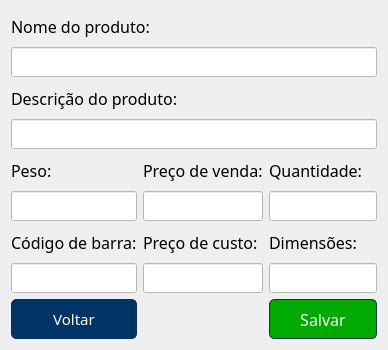
                   <widget class="QWidget" name="editar">
                    <layout class="QGridLayout" name="gridLayout_3">
                     <item row="3" column="2">
                      <layout class="QVBoxLayout" name="verticalLayout_19">
                       <item>
                        <widget class="QLabel" name="label_19">
                         <property name="minimumSize">
                          <size>
                           <width>0</width>
                           <height>30</height>
                          </size>
                         </property>
                         <property name="maximumSize">
                          <size>
                           <width>16777215</width>
                           <height>30</height>
                          </size>
                         </property>
                         <property name="font">
                          <font>
                           <family>Bell MT</family>
                           <pointsize>12</pointsize>
                          </font>
                         </property>
                         <property name="styleSheet">
                          <string notr="true">border-style: none;
border-radius: 0px;</string>
                         </property>
                         <property name="text">
                          <string>Dimensões:</string>
                         </property>
                         <property name="alignment">
                          <set>Qt::AlignLeading|Qt::AlignLeft|Qt::AlignVCenter</set>
                         </property>
                        </widget>
                       </item>
                       <item>
                        <widget class="QLineEdit" name="entry_dimensoes_3">
                         <property name="minimumSize">
                          <size>
                           <width>0</width>
                           <height>30</height>
                          </size>
                         </property>
                         <property name="maximumSize">
                          <size>
                           <width>16777215</width>
                           <height>30</height>
                          </size>
                         </property>
                         <property name="styleSheet">
                          <string notr="true">background-color: rgb(255, 255, 255);</string>
                         </property>
                         <property name="alignment">
                          <set>Qt::AlignCenter</set>
                         </property>
                         <property name="placeholderText">
                          <string/>
                         </property>
                        </widget>
                       </item>
                      </layout>
                     </item>
                     <item row="3" column="1">
                      <layout class="QVBoxLayout" name="verticalLayout_23">
                       <item>
                        <widget class="QLabel" name="label_23">
                         <property name="minimumSize">
                          <size>
                           <width>0</width>
                           <height>30</height>
                          </size>
                         </property>
                         <property name="maximumSize">
                          <size>
                           <width>16777215</width>
                           <height>30</height>
                          </size>
                         </property>
                         <property name="font">
                          <font>
                           <family>Bell MT</family>
                           <pointsize>12</pointsize>
                          </font>
                         </property>
                         <property name="styleSheet">
                          <string notr="true">border-style: none;
border-radius: 0px;</string>
                         </property>
                         <property name="text">
                          <string>Preço de custo:</string>
                         </property>
                         <property name="alignment">
                          <set>Qt::AlignLeading|Qt::AlignLeft|Qt::AlignVCenter</set>
                         </property>
                        </widget>
                       </item>
                       <item>
                        <widget class="QLineEdit" name="entry_custo_2">
                         <property name="minimumSize">
                          <size>
                           <width>0</width>
                           <height>30</height>
                          </size>
                         </property>
                         <property name="maximumSize">
                          <size>
                           <width>16777215</width>
                           <height>30</height>
                          </size>
                         </property>
                         <property name="styleSheet">
                          <string notr="true">background-color: rgb(255, 255, 255);</string>
                         </property>
                         <property name="alignment">
                          <set>Qt::AlignCenter</set>
                         </property>
                         <property name="placeholderText">
                          <string/>
                         </property>
                        </widget>
                       </item>
                      </layout>
                     </item>
                     <item row="3" column="0">
                      <layout class="QVBoxLayout" name="verticalLayout_31">
                       <item>
                        <widget class="QLabel" name="label_22">
                         <property name="minimumSize">
                          <size>
                           <width>0</width>
                           <height>30</height>
                          </size>
                         </property>
                         <property name="maximumSize">
                          <size>
                           <width>16777215</width>
                           <height>30</height>
                          </size>
                         </property>
                         <property name="font">
                          <font>
                           <family>Bell MT</family>
                           <pointsize>12</pointsize>
                          </font>
                         </property>
                         <property name="styleSheet">
                          <string notr="true">border-style: none;
border-radius: 0px;</string>
                         </property>
                         <property name="text">
                          <string>Código de barra:</string>
                         </property>
                         <property name="alignment">
                          <set>Qt::AlignLeading|Qt::AlignLeft|Qt::AlignVCenter</set>
                         </property>
                        </widget>
                       </item>
                       <item>
                        <widget class="QLineEdit" name="entry_codigo_2">
                         <property name="minimumSize">
                          <size>
                           <width>0</width>
                           <height>30</height>
                          </size>
                         </property>
                         <property name="maximumSize">
                          <size>
                           <width>16777215</width>
                           <height>30</height>
                          </size>
                         </property>
                         <property name="styleSheet">
                          <string notr="true">background-color: rgb(255, 255, 255);</string>
                         </property>
                         <property name="alignment">
                          <set>Qt::AlignCenter</set>
                         </property>
                         <property name="placeholderText">
                          <string/>
                         </property>
                        </widget>
                       </item>
                      </layout>
                     </item>
                     <item row="2" column="0">
                      <layout class="QVBoxLayout" name="verticalLayout_22">
                       <item>
                        <widget class="QLabel" name="label_21">
                         <property name="minimumSize">
                          <size>
                           <width>0</width>
                           <height>30</height>
                          </size>
                         </property>
                         <property name="maximumSize">
                          <size>
                           <width>16777215</width>
                           <height>30</height>
                          </size>
                         </property>
                         <property name="font">
                          <font>
                           <family>Bell MT</family>
                           <pointsize>12</pointsize>
                          </font>
                         </property>
                         <property name="styleSheet">
                          <string notr="true">border-style: none;
border-radius: 0px;</string>
                         </property>
                         <property name="text">
                          <string>Peso:</string>
                         </property>
                         <property name="alignment">
                          <set>Qt::AlignLeading|Qt::AlignLeft|Qt::AlignVCenter</set>
                         </property>
                        </widget>
                       </item>
                       <item>
                        <widget class="QLineEdit" name="entry_peso_2">
                         <property name="minimumSize">
                          <size>
                           <width>0</width>
                           <height>30</height>
                          </size>
                         </property>
                         <property name="maximumSize">
                          <size>
                           <width>16777215</width>
                           <height>30</height>
                          </size>
                         </property>
                         <property name="styleSheet">
                          <string notr="true">background-color: rgb(255, 255, 255);</string>
                         </property>
                         <property name="alignment">
                          <set>Qt::AlignCenter</set>
                         </property>
                         <property name="placeholderText">
                          <string/>
                         </property>
                        </widget>
                       </item>
                      </layout>
                     </item>
                     <item row="2" column="1">
                      <layout class="QVBoxLayout" name="verticalLayout_24">
                       <item>
                        <widget class="QLabel" name="label_25">
                         <property name="minimumSize">
                          <size>
                           <width>0</width>
                           <height>30</height>
                          </size>
                         </property>
                         <property name="maximumSize">
                          <size>
                           <width>16777215</width>
                           <height>30</height>
                          </size>
                         </property>
                         <property name="font">
                          <font>
                           <family>Bell MT</family>
                           <pointsize>12</pointsize>
                          </font>
                         </property>
                         <property name="styleSheet">
                          <string notr="true">border-style: none;
border-radius: 0px;</string>
                         </property>
                         <property name="text">
                          <string>Preço de venda:</string>
                         </property>
                         <property name="alignment">
                          <set>Qt::AlignLeading|Qt::AlignLeft|Qt::AlignVCenter</set>
                         </property>
                        </widget>
                       </item>
                       <item>
                        <widget class="QLineEdit" name="entry_venda_2">
                         <property name="minimumSize">
                          <size>
                           <width>0</width>
                           <height>30</height>
                          </size>
                         </property>
                         <property name="maximumSize">
                          <size>
                           <width>16777215</width>
                           <height>30</height>
                          </size>
                         </property>
                         <property name="styleSheet">
                          <string notr="true">background-color: rgb(255, 255, 255);</string>
                         </property>
                         <property name="alignment">
                          <set>Qt::AlignCenter</set>
                         </property>
                         <property name="placeholderText">
                          <string/>
                         </property>
                        </widget>
                       </item>
                      </layout>
                     </item>
                     <item row="2" column="2">
                      <layout class="QVBoxLayout" name="verticalLayout_20">
                       <item>
                        <widget class="QLabel" name="label_20">
                         <property name="minimumSize">
                          <size>
                           <width>0</width>
                           <height>30</height>
                          </size>
                         </property>
                         <property name="maximumSize">
                          <size>
                           <width>16777215</width>
                           <height>30</height>
                          </size>
                         </property>
                         <property name="font">
                          <font>
                           <family>Bell MT</family>
                           <pointsize>12</pointsize>
                          </font>
                         </property>
                         <property name="styleSheet">
                          <string notr="true">border-style: none;
border-radius: 0px;</string>
                         </property>
                         <property name="text">
                          <string>Quantidade:</string>
                         </property>
                         <property name="alignment">
                          <set>Qt::AlignLeading|Qt::AlignLeft|Qt::AlignVCenter</set>
                         </property>
                        </widget>
                       </item>
                       <item>
                        <widget class="QLineEdit" name="entry_quantidade_3">
                         <property name="minimumSize">
                          <size>
                           <width>0</width>
                           <height>30</height>
                          </size>
                         </property>
                         <property name="maximumSize">
                          <size>
                           <width>16777215</width>
                           <height>30</height>
                          </size>
                         </property>
                         <property name="styleSheet">
                          <string notr="true">background-color: rgb(255, 255, 255);</string>
                         </property>
                         <property name="alignment">
                          <set>Qt::AlignCenter</set>
                         </property>
                         <property name="placeholderText">
                          <string/>
                         </property>
                        </widget>
                       </item>
                      </layout>
                     </item>
                     <item row="4" column="2">
                      <widget class="QPushButton" name="btn_editar_2">
                       <property name="minimumSize">
                        <size>
                         <width>80</width>
                         <height>40</height>
                        </size>
                       </property>
                       <property name="font">
                        <font>
                         <family>Bell MT</family>
                         <pointsize>12</pointsize>
                        </font>
                       </property>
                       <property name="cursor">
                        <cursorShape>PointingHandCursor</cursorShape>
                       </property>
                       <property name="styleSheet">
                        <string notr="true">QPushButton{
border-style: solid;
selection-color: rgb(255, 0, 0);
border-width: 1px;
border-color: rgb(0, 51, 102);
background-color: rgb(0, 170, 0);
color: rgb(255, 255, 255);
border-radius: 5px;
}

QPushButton:hover{
border-style: solid;
selection-color: rgb(255, 0, 0);
border-width: 1px;
border-color: rgb(0, 51, 102);
background-color: rgb(255, 255, 255);
color: rgb(0, 0, 0);
border-radius: 5px;
}</string>
                       </property>
                       <property name="text">
                        <string>Salvar</string>
                       </property>
                      </widget>
                     </item>
                     <item row="4" column="0">
                      <widget class="QPushButton" name="btn_voltar_estoque">
                       <property name="minimumSize">
                        <size>
                         <width>80</width>
                         <height>40</height>
                        </size>
                       </property>
                       <property name="maximumSize">
                        <size>
                         <width>16777215</width>
                         <height>16777215</height>
                        </size>
                       </property>
                       <property name="font">
                        <font>
                         <family>Bell MT</family>
                         <pointsize>11</pointsize>
                        </font>
                       </property>
                       <property name="cursor">
                        <cursorShape>PointingHandCursor</cursorShape>
                       </property>
                       <property name="styleSheet">
                        <string notr="true">QPushButton{
border-style: solid;
selection-color: rgb(255, 0, 0);
border-width: 1px;
border-color: rgb(0, 51, 102);
background-color: rgb(0, 51, 102);
color: rgb(255, 255, 255);
border-radius: 5px;
}

QPushButton:hover{
border-style: solid;
selection-color: rgb(255, 0, 0);
border-width: 1px;
border-color: rgb(0, 51, 102);
background-color: rgb(255, 255, 255);
color: rgb(0, 0, 0);
border-radius: 5px;
}</string>
                       </property>
                       <property name="text">
                        <string>Voltar</string>
                       </property>
                      </widget>
                     </item>
                     <item row="1" column="0" colspan="3">
                      <layout class="QVBoxLayout" name="verticalLayout_32">
                       <item>
                        <widget class="QLabel" name="label_24">
                         <property name="minimumSize">
                          <size>
                           <width>0</width>
                           <height>30</height>
                          </size>
                         </property>
                         <property name="maximumSize">
                          <size>
                           <width>16777215</width>
                           <height>30</height>
                          </size>
                         </property>
                         <property name="font">
                          <font>
                           <family>Bell MT</family>
                           <pointsize>12</pointsize>
                          </font>
                         </property>
                         <property name="styleSheet">
                          <string notr="true">border-style: none;
border-radius: 0px;</string>
                         </property>
                         <property name="text">
                          <string>Descrição do produto:</string>
                         </property>
                         <property name="alignment">
                          <set>Qt::AlignLeading|Qt::AlignLeft|Qt::AlignVCenter</set>
                         </property>
                        </widget>
                       </item>
                       <item>
                        <widget class="QLineEdit" name="entry_dimensoes_4">
                         <property name="minimumSize">
                          <size>
                           <width>0</width>
                           <height>30</height>
                          </size>
                         </property>
                         <property name="maximumSize">
                          <size>
                           <width>16777215</width>
                           <height>30</height>
                          </size>
                         </property>
                         <property name="styleSheet">
                          <string notr="true">background-color: rgb(255, 255, 255);</string>
                         </property>
                         <property name="alignment">
                          <set>Qt::AlignCenter</set>
                         </property>
                         <property name="placeholderText">
                          <string/>
                         </property>
                        </widget>
                       </item>
                      </layout>
                     </item>
                     <item row="0" column="0" colspan="3">
                      <layout class="QVBoxLayout" name="verticalLayout_11">
                       <item>
                        <widget class="QLabel" name="label_6">
                         <property name="minimumSize">
                          <size>
                           <width>0</width>
                           <height>30</height>
                          </size>
                         </property>
                         <property name="maximumSize">
                          <size>
                           <width>16777215</width>
                           <height>30</height>
                          </size>
                         </property>
                         <property name="font">
                          <font>
                           <family>Bell MT</family>
                           <pointsize>12</pointsize>
                          </font>
                         </property>
                         <property name="styleSheet">
                          <string notr="true">border-style: none;
border-radius: 0px;</string>
                         </property>
                         <property name="text">
                          <string>Nome do produto:</string>
                         </property>
                         <property name="alignment">
                          <set>Qt::AlignLeading|Qt::AlignLeft|Qt::AlignVCenter</set>
                         </property>
                        </widget>
                       </item>
                       <item>
                        <widget class="QLineEdit" name="entry_nome_2">
                         <property name="minimumSize">
                          <size>
                           <width>0</width>
                           <height>30</height>
                          </size>
                         </property>
                         <property name="maximumSize">
                          <size>
                           <width>16777215</width>
                           <height>30</height>
                          </size>
                         </property>
                         <property name="styleSheet">
                          <string notr="true">background-color: rgb(255, 255, 255);</string>
                         </property>
                         <property name="alignment">
                          <set>Qt::AlignCenter</set>
                         </property>
                         <property name="placeholderText">
                          <string/>
                         </property>
                        </widget>
                       </item>
                      </layout>
                     </item>
                    </layout>
                   </widget>
